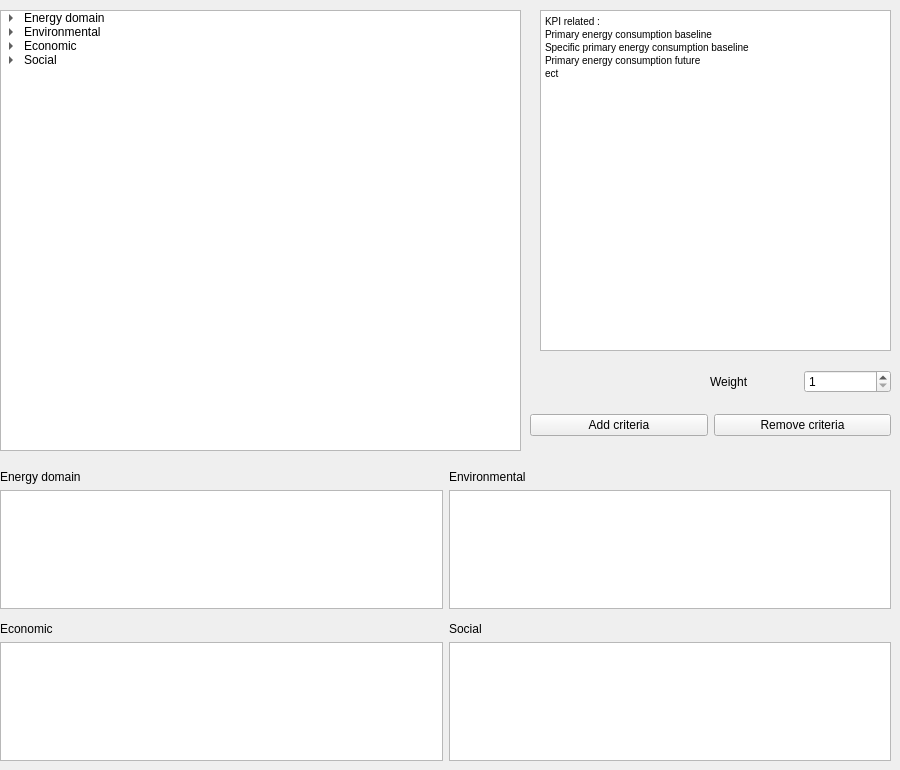
      <widget class="QWidget" name="tab_5">
       <attribute name="title">
        <string>Select planning criteria</string>
       </attribute>
       <widget class="QTreeWidget" name="treeWidget">
        <property name="geometry">
         <rect>
          <x>0</x>
          <y>10</y>
          <width>521</width>
          <height>441</height>
         </rect>
        </property>
        <property name="acceptDrops">
         <bool>false</bool>
        </property>
        <property name="autoFillBackground">
         <bool>true</bool>
        </property>
        <property name="alternatingRowColors">
         <bool>false</bool>
        </property>
        <property name="uniformRowHeights">
         <bool>false</bool>
        </property>
        <property name="animated">
         <bool>false</bool>
        </property>
        <property name="allColumnsShowFocus">
         <bool>false</bool>
        </property>
        <property name="wordWrap">
         <bool>false</bool>
        </property>
        <property name="headerHidden">
         <bool>true</bool>
        </property>
        <property name="expandsOnDoubleClick">
         <bool>true</bool>
        </property>
        <attribute name="headerVisible">
         <bool>false</bool>
        </attribute>
        <attribute name="headerCascadingSectionResizes">
         <bool>false</bool>
        </attribute>
        <attribute name="headerHighlightSections">
         <bool>false</bool>
        </attribute>
        <attribute name="headerShowSortIndicator" stdset="0">
         <bool>false</bool>
        </attribute>
        <column>
         <property name="text">
          <string/>
         </property>
        </column>
        <item>
         <property name="text">
          <string>Energy domain</string>
         </property>
         <property name="whatsThis">
          <string/>
         </property>
         <item>
          <property name="text">
           <string>EN1: Reduction of primary energy consumption</string>
          </property>
         </item>
         <item>
          <property name="text">
           <string>EN2: Reduction of final energy consumption</string>
          </property>
          <property name="flags">
           <set>NoItemFlags</set>
          </property>
         </item>
         <item>
          <property name="text">
           <string>EN3: Reduction of useful energy demand</string>
          </property>
         </item>
         <item>
          <property name="text">
           <string>EN4: Increase share of renewable energy sources</string>
          </property>
         </item>
         <item>
          <property name="text">
           <string>EN5: Increase utilization of energy from waste heat sources</string>
          </property>
         </item>
         <item>
          <property name="text">
           <string>EN6: Reduction of energy consumption from conventional fuels</string>
          </property>
         </item>
         <item>
          <property name="text">
           <string>EN7: Reduction of energy consumption  from Imported Sources</string>
          </property>
         </item>
         <item>
          <property name="text">
           <string>EN9: Cooling penetration</string>
          </property>
         </item>
         <item>
          <property name="text">
           <string>EN11: Solar thermal penetration</string>
          </property>
         </item>
         <item>
          <property name="text">
           <string>EN12: Use of local sources</string>
          </property>
         </item>
         <item>
          <property name="text">
           <string>EN13a:  DHN thermal losses reduction</string>
          </property>
         </item>
         <item>
          <property name="text">
           <string>EN13b: DCN thermal losses reduction</string>
          </property>
         </item>
         <item>
          <property name="text">
           <string>EN14a: DHN heat density reduction</string>
          </property>
         </item>
         <item>
          <property name="text">
           <string>EN14b: DCN heat density reduction</string>
          </property>
         </item>
         <item>
          <property name="text">
           <string>EN15: Operating hours increase</string>
          </property>
         </item>
        </item>
        <item>
         <property name="text">
          <string>Environmental</string>
         </property>
         <item>
          <property name="text">
           <string>ENV1: CO2 reduction</string>
          </property>
         </item>
         <item>
          <property name="text">
           <string>ENV2: Pollutants emission reduction</string>
          </property>
         </item>
         <item>
          <property name="text">
           <string>ENV3: Noise pollution reduction</string>
          </property>
         </item>
        </item>
        <item>
         <property name="text">
          <string>Economic</string>
         </property>
         <item>
          <property name="text">
           <string>ECO1: Creation of economically feasible H&amp;C scenarios</string>
          </property>
         </item>
         <item>
          <property name="text">
           <string>ECO2: Operational costs reduction</string>
          </property>
         </item>
         <item>
          <property name="text">
           <string>ECO3: Levelised cost of heat</string>
          </property>
         </item>
         <item>
          <property name="text">
           <string>ECO4: CO2 reduction cost</string>
          </property>
         </item>
        </item>
        <item>
         <property name="text">
          <string>Social</string>
         </property>
         <item>
          <property name="text">
           <string>SO1: Energy poverty reduction</string>
          </property>
         </item>
         <item>
          <property name="text">
           <string>SO2: Job increase</string>
          </property>
         </item>
         <item>
          <property name="text">
           <string>SO3: Security of supply increase</string>
          </property>
         </item>
        </item>
       </widget>
       <widget class="QTextEdit" name="helpText">
        <property name="geometry">
         <rect>
          <x>540</x>
          <y>10</y>
          <width>351</width>
          <height>341</height>
         </rect>
        </property>
        <property name="html">
         <string>&lt;!DOCTYPE HTML PUBLIC &quot;-//W3C//DTD HTML 4.0//EN&quot; &quot;http://www.w3.org/TR/REC-html40/strict.dtd&quot;&gt;
&lt;html&gt;&lt;head&gt;&lt;meta name=&quot;qrichtext&quot; content=&quot;1&quot; /&gt;&lt;style type=&quot;text/css&quot;&gt;
p, li { white-space: pre-wrap; }
&lt;/style&gt;&lt;/head&gt;&lt;body style=&quot; font-family:'MS Shell Dlg 2'; font-size:7.8pt; font-weight:400; font-style:normal;&quot;&gt;
&lt;p style=&quot; margin-top:0px; margin-bottom:0px; margin-left:0px; margin-right:0px; -qt-block-indent:0; text-indent:0px;&quot;&gt;KPI related : &lt;/p&gt;
&lt;p style=&quot; margin-top:0px; margin-bottom:0px; margin-left:0px; margin-right:0px; -qt-block-indent:0; text-indent:0px;&quot;&gt;Primary energy consumption baseline&lt;/p&gt;
&lt;p style=&quot; margin-top:0px; margin-bottom:0px; margin-left:0px; margin-right:0px; -qt-block-indent:0; text-indent:0px;&quot;&gt;Specific primary energy consumption baseline&lt;/p&gt;
&lt;p style=&quot; margin-top:0px; margin-bottom:0px; margin-left:0px; margin-right:0px; -qt-block-indent:0; text-indent:0px;&quot;&gt;Primary energy consumption future&lt;/p&gt;
&lt;p style=&quot; margin-top:0px; margin-bottom:0px; margin-left:0px; margin-right:0px; -qt-block-indent:0; text-indent:0px;&quot;&gt;ect&lt;/p&gt;&lt;/body&gt;&lt;/html&gt;</string>
        </property>
       </widget>
       <widget class="QWidget" name="horizontalLayoutWidget_3">
        <property name="geometry">
         <rect>
          <x>0</x>
          <y>470</y>
          <width>891</width>
          <height>291</height>
         </rect>
        </property>
        <layout class="QGridLayout" name="gridLayout_2">
         <item row="1" column="1">
          <widget class="QListWidget" name="environmental_criteria"/>
         </item>
         <item row="4" column="1">
          <widget class="QListWidget" name="social_criteria"/>
         </item>
         <item row="1" column="0">
          <widget class="QListWidget" name="energy_criteria"/>
         </item>
         <item row="4" column="0">
          <widget class="QListWidget" name="economic_criteria"/>
         </item>
         <item row="0" column="1">
          <widget class="QLabel" name="environmental_criteria_label">
           <property name="text">
            <string>Environmental</string>
           </property>
          </widget>
         </item>
         <item row="3" column="1">
          <widget class="QLabel" name="social_criteria_label">
           <property name="text">
            <string>Social</string>
           </property>
          </widget>
         </item>
         <item row="0" column="0">
          <widget class="QLabel" name="energy_criteria_label">
           <property name="text">
            <string>Energy domain</string>
           </property>
          </widget>
         </item>
         <item row="3" column="0">
          <widget class="QLabel" name="economic_criteria_label">
           <property name="text">
            <string>Economic</string>
           </property>
          </widget>
         </item>
         <item row="2" column="1">
          <spacer name="verticalSpacer">
           <property name="orientation">
            <enum>Qt::Vertical</enum>
           </property>
           <property name="sizeHint" stdset="0">
            <size>
             <width>20</width>
             <height>80</height>
            </size>
           </property>
          </spacer>
         </item>
        </layout>
       </widget>
       <widget class="QWidget" name="horizontalLayoutWidget_4">
        <property name="geometry">
         <rect>
          <x>530</x>
          <y>400</y>
          <width>361</width>
          <height>51</height>
         </rect>
        </property>
        <layout class="QGridLayout" name="gridLayout_3">
         <item row="0" column="0">
          <widget class="QPushButton" name="add_criteria">
           <property name="text">
            <string>Add criteria</string>
           </property>
          </widget>
         </item>
         <item row="0" column="1">
          <widget class="QPushButton" name="remove_criteria">
           <property name="text">
            <string>Remove criteria</string>
           </property>
          </widget>
         </item>
        </layout>
       </widget>
       <widget class="QWidget" name="layoutWidget">
        <property name="geometry">
         <rect>
          <x>710</x>
          <y>370</y>
          <width>181</width>
          <height>24</height>
         </rect>
        </property>
        <layout class="QGridLayout" name="gridLayout_4">
         <item row="0" column="0">
          <widget class="QLabel" name="label_3">
           <property name="text">
            <string>Weight</string>
           </property>
          </widget>
         </item>
         <item row="0" column="1">
          <widget class="QSpinBox" name="weight_spin_box">
           <property name="minimum">
            <number>1</number>
           </property>
           <property name="maximum">
            <number>10</number>
           </property>
          </widget>
         </item>
        </layout>
       </widget>
      </widget>
